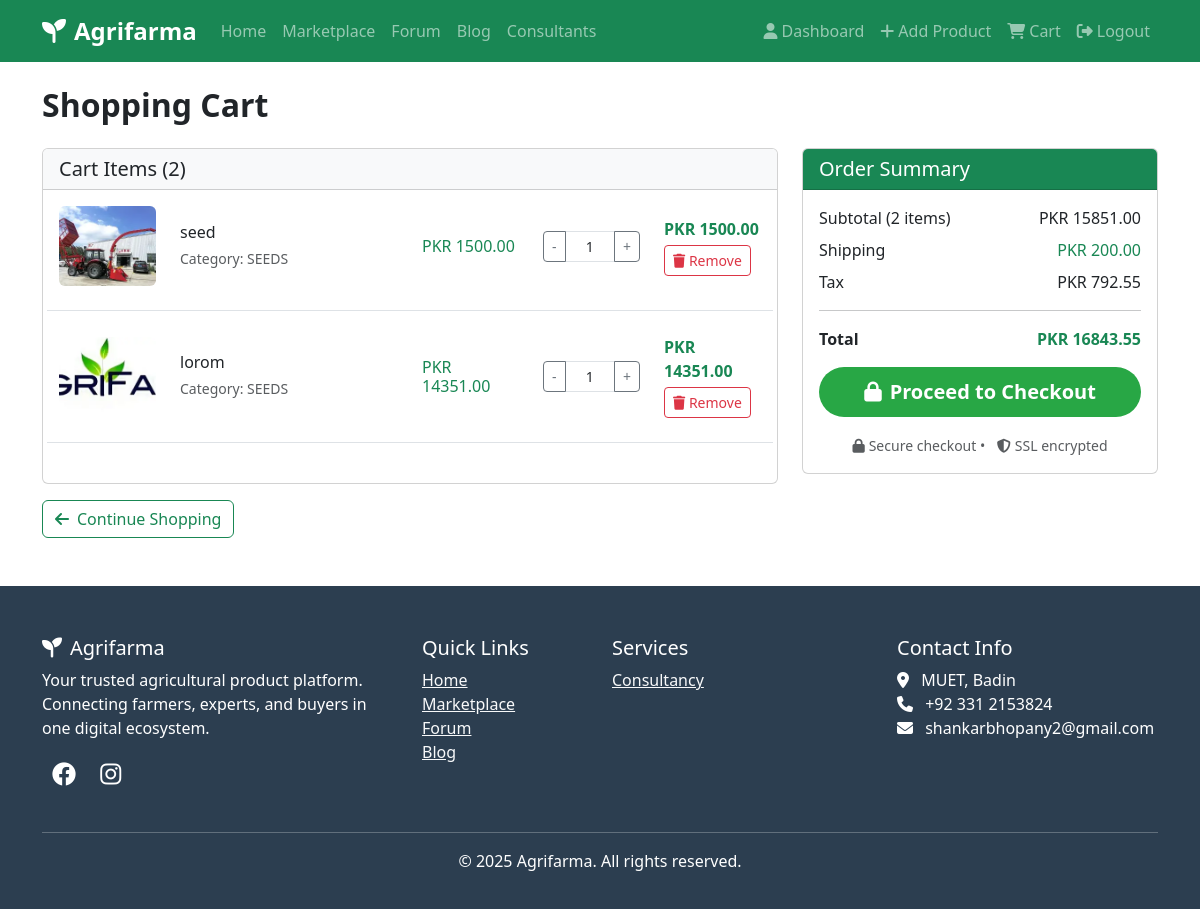
/cart (signed in), run on the app's committed database.
### app.py (models this page shows)
class CartItem(db.Model):
    id = db.Column(db.Integer, primary_key=True)
    user_id = db.Column(db.Integer, db.ForeignKey('user.id', ondelete='CASCADE'))
    product_id = db.Column(db.Integer, db.ForeignKey('product.id', ondelete='CASCADE'))
    quantity = db.Column(db.Integer, default=1)
    added_date = db.Column(db.DateTime(timezone=True), default=lambda: datetime.now(timezone.utc))

class Product(db.Model):
    id = db.Column(db.Integer, primary_key=True)
    name = db.Column(db.String(100), nullable=False)
    price = db.Column(db.Float, nullable=False)
    description = db.Column(db.Text, nullable=False)
    image = db.Column(db.String(200), nullable=True)
    category = db.Column(db.String(100), nullable=False)
    subcategory = db.Column(db.String(100))
    featured = db.Column(db.Boolean, default=False)
    active = db.Column(db.Boolean, default=True)
    stock_quantity = db.Column(db.Integer, default=1)
    created_date = db.Column(db.DateTime(timezone=True), default=lambda: datetime.now(timezone.utc))
    user_id = db.Column(db.Integer, db.ForeignKey('user.id', ondelete='CASCADE'))
    category_id = db.Column(db.Integer, db.ForeignKey('category.id'), nullable=True)
    orders = db.relationship('Order', backref='product', lazy=True, cascade='all, delete-orphan')
    cart_items = db.relationship('CartItem', backref='product', lazy=True, cascade='all, delete-orphan')
    posts = db.relationship('Post', backref='product', lazy=True)

### app.py (the view)
@app.route('/cart')
def cart():
    if 'user' not in session:
        flash("Please login to view cart.", "warning")
        return redirect(url_for('login'))
    try:
        cart_items = get_cart_items(session['user_id'])
        total = get_cart_total(session['user_id'])
        return render_template('cart.html', cart_items=cart_items, total=total)
    except Exception as e:
        flash(f"Error loading cart: {str(e)}", "danger")
        return render_template('cart.html', cart_items=[], total=0)

### app.py (called while the page is built)
def get_cart_items_count(user_id):
    return CartItem.query.filter_by(user_id=user_id).count()

def get_cart_items(user_id):
    return CartItem.query.filter_by(user_id=user_id).all()

def get_cart_total(user_id):
    cart_items = get_cart_items(user_id)
    total = 0
    for item in cart_items:
        if item.product:  # Add null check
            total += item.product.price * item.quantity
    return total

@app.before_request
def make_session_permanent():
    session.permanent = True
    if 'user_id' in session:
        session['cart_count'] = get_cart_items_count(session['user_id'])

### templates/cart.html (shortened to what this page needs)
{% extends "base.html" %}
{% block content %}
<div class="container mt-4">
    <div class="row">
        <div class="col-12">
            <h2 class="fw-bold mb-4">Shopping Cart</h2>
        </div>
    </div>
    <div class="row">
        <div class="col-lg-8">
            <div class="card">
                <div class="card-header bg-light">
                    <h5 class="mb-0">Cart Items ({{ cart_items|length }})</h5>
                </div>
                <div class="card-body">
                    {% if cart_items %}
                    {% for item in cart_items %}
                    <div class="row align-items-center mb-4 pb-4 border-bottom cart-item" data-id="{{ item.product.id }}">
                        <div class="col-md-2">
                            {% if item.product.image %}
                            <img src="{{ url_for('static', filename='uploads/' ~ item.product.image) }}"
                                 class="img-fluid rounded"
                                 alt="{{ item.product.name }}"
                                 style="height: 80px; object-fit: cover;">
                            {% else %}
                            <div class="bg-light rounded d-flex align-items-center justify-content-center"
                                 style="width: 80px; height: 80px;">
                                <i class="fas fa-image text-muted"></i>
                            </div>
                            {% endif %}
                        </div>
                        <div class="col-md-4">
                            <h6 class="mb-1">{{ item.product.name }}</h6>
                            <small class="text-muted">Category: {{ item.product.category }}</small>
                        </div>
                        <div class="col-md-2">
                            <h6 class="text-success mb-0">PKR {{ "%.2f"|format(item.product.price) }}</h6>
                        </div>
                        <div class="col-md-2">
                            <div class="input-group input-group-sm">
                                <button class="btn btn-outline-secondary quantity-minus" type="button">-</button>
                                <input type="text" class="form-control text-center quantity-input" value="{{ item.quantity }}" readonly>
                                <button class="btn btn-outline-secondary quantity-plus" type="button">+</button>
                            </div>
                        </div>
                        <div class="col-md-2">
                            <strong class="text-success">PKR {{ "%.2f"|format(item.product.price * item.quantity) }}</strong>
                            <button class="btn btn-outline-danger btn-sm remove-item mt-1">
                                <i class="fas fa-trash"></i> Remove
                            </button>
                        </div>
                    </div>
                    {% endfor %}
                    {% endif %}
                </div>
            </div>
            {% if cart_items %}
            <div class="mt-3">
                <a href="{{ url_for('products') }}" class="btn btn-outline-success">
                    <i class="fas fa-arrow-left me-2"></i>Continue Shopping
                </a>
            </div>
            {% endif %}
        </div>
        {% if cart_items %}
        <div class="col-lg-4">
            <div class="card">
                <div class="card-header bg-success text-white">
                    <h5 class="mb-0">Order Summary</h5>
                </div>
                <div class="card-body">
                    <div class="d-flex justify-content-between mb-2">
                        <span>Subtotal ({{ cart_items|length }} items)</span>
                        <span>PKR {{ "%.2f"|format(total) }}</span>
                    </div>
                    <div class="d-flex justify-content-between mb-2">
                        <span>Shipping</span>
                        <span class="text-success">PKR 200.00</span>
                    </div>
                    <div class="d-flex justify-content-between mb-2">
                        <span>Tax</span>
                        <span>PKR {{ "%.2f"|format(total * 0.05) }}</span>
                    </div>
                    <hr>
                    <div class="d-flex justify-content-between mb-3">
                        <strong>Total</strong>
                        <strong class="text-success">PKR {{ "%.2f"|format(total + 200 + (total * 0.05)) }}</strong>
                    </div>
                    <div class="d-grid">
                        <a href="{{ url_for('checkout') }}" class="btn btn-success btn-lg">
                            <i class="fas fa-lock me-2"></i>Proceed to Checkout
                        </a>
                    </div>
                    <div class="text-center mt-3">
                        <small class="text-muted">
                            <i class="fas fa-lock me-1"></i>Secure checkout •
                            <i class="fas fa-shield-alt ms-2 me-1"></i>SSL encrypted
                        </small>
                    </div>
                </div>
            </div>
        </div>
        {% endif %}
    </div>
</div>
{% endblock %}

### templates/base.html (style rules this page uses)
:root { --primary-green: #28a745; --dark-green: #1e7e34; --light-green: #d4edda; --gold: #ffc107; }
.btn-success { background: var(--primary-green); border: none; padding: 10px 25px; border-radius: 25px; font-weight: 600; transition: all 0.3s ease; }

### data on the page
CartItem: image (picture), product.name "seed", product.category "SEEDS", quantity "1"
Product: product.price "1500.00", item.product.price*item.quantity "1500.00"
CartItem: image (picture), product.name "lorom", product.category "SEEDS", quantity "1"
Product: product.price "14351.00", item.product.price*item.quantity "14351.00"

### other printed values
{{ cart_items|length }} "2"
{{ "%.2f"|format(total) }} "15851.00"
{{ "%.2f"|format(total * 0.05) }} "792.55"
{{ "%.2f"|format(total + 200 + (total * 0.05)) }} "16843.55"
